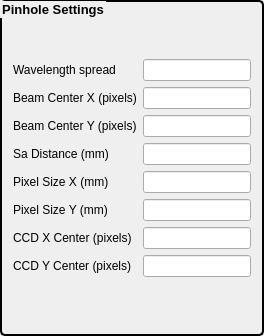
           <widget class="QGroupBox" name="groupBox_4">
            <property name="font">
             <font>
              <pointsize>10</pointsize>
              <weight>75</weight>
              <bold>true</bold>
             </font>
            </property>
            <property name="styleSheet">
             <string notr="true">QGroupBox { 
     border: 2px solid black; 
     border-radius: 5px; 
 } </string>
            </property>
            <property name="title">
             <string>Pinhole Settings</string>
            </property>
            <layout class="QFormLayout" name="formLayout_6">
             <item row="0" column="1">
              <spacer name="verticalSpacer_12">
               <property name="orientation">
                <enum>Qt::Vertical</enum>
               </property>
               <property name="sizeHint" stdset="0">
                <size>
                 <width>20</width>
                 <height>40</height>
                </size>
               </property>
              </spacer>
             </item>
             <item row="1" column="0">
              <widget class="QLabel" name="label_47">
               <property name="font">
                <font>
                 <pointsize>9</pointsize>
                </font>
               </property>
               <property name="text">
                <string>&lt;html&gt;&lt;head/&gt;&lt;body&gt;&lt;p&gt;Wavelength spread &lt;/p&gt;&lt;/body&gt;&lt;/html&gt;</string>
               </property>
              </widget>
             </item>
             <item row="1" column="1">
              <widget class="caTextEntry" name="catextentry_68">
               <property name="channel" stdset="0">
                <string notr="true">usxLAX:WavelengthSpread</string>
               </property>
               <property name="background">
                <color>
                 <red>115</red>
                 <green>215</green>
                 <blue>253</blue>
                </color>
               </property>
               <property name="colorMode">
                <enum>caLineEdit::Static</enum>
               </property>
              </widget>
             </item>
             <item row="2" column="0">
              <widget class="QLabel" name="label_42">
               <property name="font">
                <font>
                 <pointsize>9</pointsize>
                </font>
               </property>
               <property name="text">
                <string>Beam Center X (pixels)</string>
               </property>
              </widget>
             </item>
             <item row="2" column="1">
              <widget class="caTextEntry" name="catextentry_69">
               <property name="channel" stdset="0">
                <string notr="true">12idcSAXS:CCD_BeamCenterX.VAL</string>
               </property>
               <property name="background">
                <color>
                 <red>115</red>
                 <green>215</green>
                 <blue>253</blue>
                </color>
               </property>
               <property name="colorMode">
                <enum>caLineEdit::Static</enum>
               </property>
              </widget>
             </item>
             <item row="3" column="0">
              <widget class="QLabel" name="label_44">
               <property name="font">
                <font>
                 <pointsize>9</pointsize>
                </font>
               </property>
               <property name="text">
                <string>&lt;html&gt;&lt;head/&gt;&lt;body&gt;&lt;p&gt;Beam Center Y (pixels)&lt;/p&gt;&lt;/body&gt;&lt;/html&gt;</string>
               </property>
              </widget>
             </item>
             <item row="3" column="1">
              <widget class="caTextEntry" name="catextentry_71">
               <property name="channel" stdset="0">
                <string notr="true">12idcSAXS:CCD_BeamCenterY.VAL</string>
               </property>
               <property name="background">
                <color>
                 <red>115</red>
                 <green>215</green>
                 <blue>253</blue>
                </color>
               </property>
               <property name="colorMode">
                <enum>caLineEdit::Static</enum>
               </property>
              </widget>
             </item>
             <item row="4" column="0">
              <widget class="QLabel" name="label_48">
               <property name="font">
                <font>
                 <pointsize>9</pointsize>
                </font>
               </property>
               <property name="text">
                <string>Sa Distance (mm)</string>
               </property>
              </widget>
             </item>
             <item row="4" column="1">
              <widget class="caTextEntry" name="catextentry_72">
               <property name="channel" stdset="0">
                <string notr="true">12idcSAXS:SDD.VAL</string>
               </property>
               <property name="background">
                <color>
                 <red>115</red>
                 <green>215</green>
                 <blue>253</blue>
                </color>
               </property>
               <property name="colorMode">
                <enum>caLineEdit::Static</enum>
               </property>
              </widget>
             </item>
             <item row="5" column="0">
              <widget class="QLabel" name="label_43">
               <property name="font">
                <font>
                 <pointsize>9</pointsize>
                </font>
               </property>
               <property name="text">
                <string>&lt;html&gt;&lt;head/&gt;&lt;body&gt;&lt;p&gt;Pixel Size X (mm)&lt;/p&gt;&lt;/body&gt;&lt;/html&gt;</string>
               </property>
              </widget>
             </item>
             <item row="5" column="1">
              <widget class="caTextEntry" name="catextentry_70">
               <property name="channel" stdset="0">
                <string notr="true">12idcSAXS:CCD_PixSizeX.VAL</string>
               </property>
               <property name="background">
                <color>
                 <red>115</red>
                 <green>215</green>
                 <blue>253</blue>
                </color>
               </property>
               <property name="colorMode">
                <enum>caLineEdit::Static</enum>
               </property>
              </widget>
             </item>
             <item row="6" column="0">
              <widget class="QLabel" name="label_46">
               <property name="font">
                <font>
                 <pointsize>9</pointsize>
                </font>
               </property>
               <property name="text">
                <string>&lt;html&gt;&lt;head/&gt;&lt;body&gt;&lt;p&gt;Pixel Size Y (mm)&lt;/p&gt;&lt;/body&gt;&lt;/html&gt;</string>
               </property>
              </widget>
             </item>
             <item row="6" column="1">
              <widget class="caTextEntry" name="catextentry_73">
               <property name="channel" stdset="0">
                <string notr="true">12idcSAXS:CCD_PixSizeX.VAL</string>
               </property>
               <property name="background">
                <color>
                 <red>115</red>
                 <green>215</green>
                 <blue>253</blue>
                </color>
               </property>
               <property name="colorMode">
                <enum>caLineEdit::Static</enum>
               </property>
              </widget>
             </item>
             <item row="7" column="0">
              <widget class="QLabel" name="label_45">
               <property name="font">
                <font>
                 <pointsize>9</pointsize>
                </font>
               </property>
               <property name="text">
                <string>&lt;html&gt;&lt;head/&gt;&lt;body&gt;&lt;p&gt;CCD X Center (pixels)&lt;/p&gt;&lt;/body&gt;&lt;/html&gt;</string>
               </property>
              </widget>
             </item>
             <item row="7" column="1">
              <widget class="caTextEntry" name="catextentry_74">
               <property name="channel" stdset="0">
                <string notr="true">12idcSAXS:CCD_CenterX.VAL</string>
               </property>
               <property name="background">
                <color>
                 <red>115</red>
                 <green>215</green>
                 <blue>253</blue>
                </color>
               </property>
               <property name="colorMode">
                <enum>caLineEdit::Static</enum>
               </property>
              </widget>
             </item>
             <item row="8" column="0">
              <widget class="QLabel" name="label_49">
               <property name="font">
                <font>
                 <pointsize>9</pointsize>
                </font>
               </property>
               <property name="text">
                <string>&lt;html&gt;&lt;head/&gt;&lt;body&gt;&lt;p&gt;CCD Y Center (pixels)&lt;/p&gt;&lt;/body&gt;&lt;/html&gt;</string>
               </property>
              </widget>
             </item>
             <item row="8" column="1">
              <widget class="caTextEntry" name="catextentry_75">
               <property name="channel" stdset="0">
                <string notr="true">12idcSAXS:CCD_CenterY.VAL</string>
               </property>
               <property name="background">
                <color>
                 <red>115</red>
                 <green>215</green>
                 <blue>253</blue>
                </color>
               </property>
               <property name="colorMode">
                <enum>caLineEdit::Static</enum>
               </property>
              </widget>
             </item>
             <item row="9" column="1">
              <spacer name="verticalSpacer_13">
               <property name="orientation">
                <enum>Qt::Vertical</enum>
               </property>
               <property name="sizeHint" stdset="0">
                <size>
                 <width>20</width>
                 <height>40</height>
                </size>
               </property>
              </spacer>
             </item>
            </layout>
           </widget>
